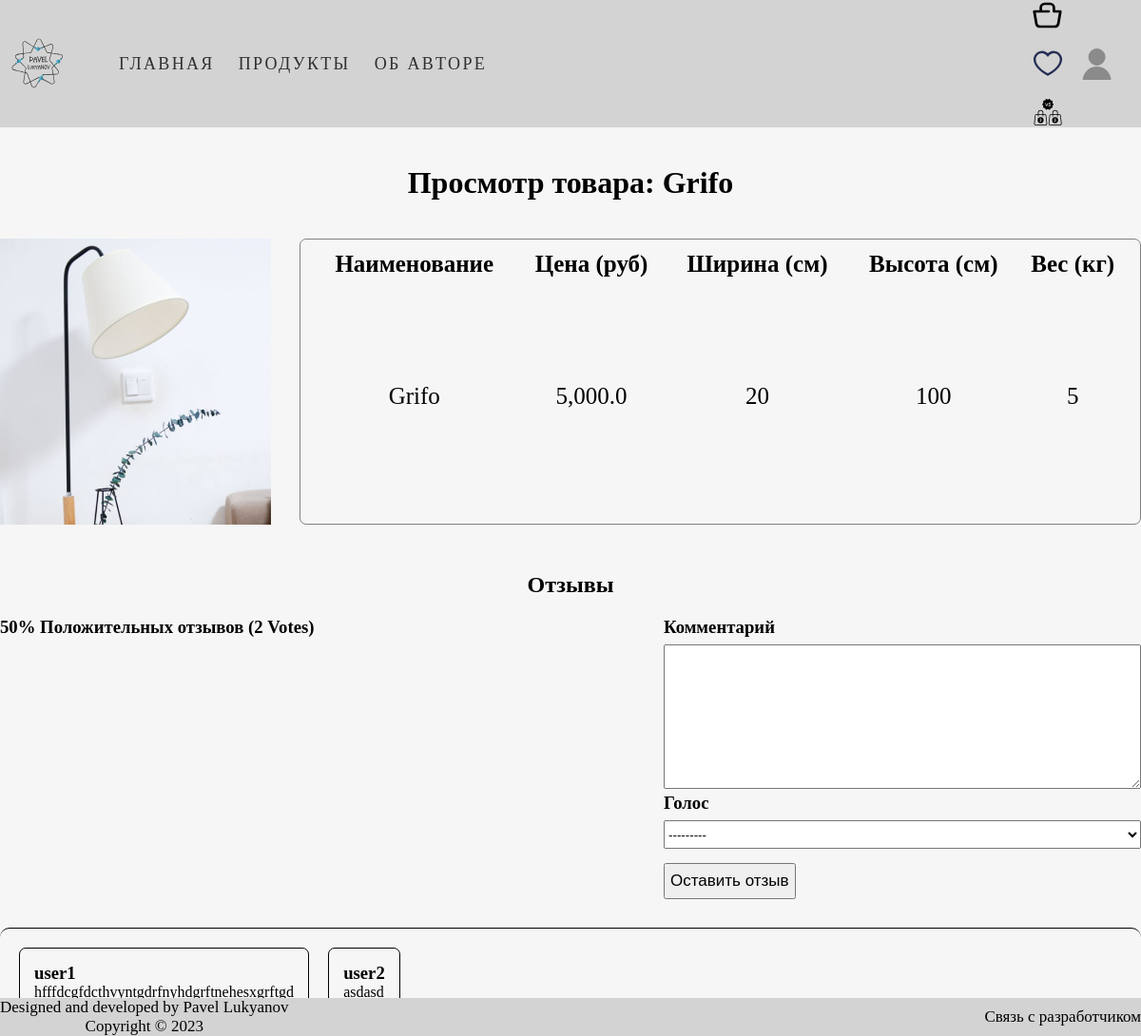
The page /products/product/8/grifo (signed in) on the database its author committed.
### main_page/models.py (models this page shows, shortened)
class Menu(models.Model):
    title = models.CharField(max_length=50)
    url = models.CharField(max_length=100)
    class Meta:
        verbose_name = 'Меню'
        verbose_name_plural = 'Меню'

class Product(models.Model):
    category = models.ForeignKey(Category, on_delete=models.CASCADE, null=True,
                                 verbose_name='Категория')
    name = models.CharField(max_length=50, db_index=True, verbose_name='Наименование', null=True)
    slug = models.SlugField(max_length=100, db_index=True, null=True, verbose_name='Слаг')
    description = models.TextField(max_length=350, verbose_name='Описание', null=True)
    img = models.ImageField(upload_to='main_page/images', verbose_name='Изображение', null=True)
    width = models.CharField(max_length=10, verbose_name='Ширина (см)', null=True)
    height = models.CharField(max_length=10, verbose_name='Высота (см)', null=True)
    weight = models.CharField(max_length=10, verbose_name='Вес (кг)', null=True)
    price = models.FloatField(max_length=6, verbose_name='Цена (руб)', null=True)
    discount_price = models.CharField(max_length=10, null=True, verbose_name='Цена со скидкой')
    start_date = models.DateTimeField(null=True, blank=True, verbose_name='Дата старта распродажи')
    end_date = models.DateTimeField(null=True, blank=True, verbose_name='Дата окончания распродажи')
    availability_status = models.ForeignKey(ProductAvailability, on_delete=models.CASCADE, null=True, verbose_name='Наличие')
    reviewer = models.ForeignKey(Profile, on_delete=models.CASCADE, null=True, blank=True)
    vote_total = models.IntegerField(default=0, null=True, blank=True)
    vote_ratio = models.IntegerField(default=0, null=True, blank=True)
    created = models.DateTimeField(auto_now_add=True, null=True)
    updated = models.DateTimeField(auto_now=True, null=True)
    cart_prods = models.ForeignKey(ShoppingCart, on_delete=models.CASCADE, null=True)
    class Meta:
        ordering = ('name', '-vote_ratio', '-vote_total')
        index_together = ('id', 'slug',)
        verbose_name = 'Товар'
        verbose_name_plural = 'Товары'
    def reviewers(self):
        queryset = self.review_set.all().values_list('reviewer_id', flat=True)
        return queryset

class Review(models.Model):
    VOTE_TYPE = (
        ('За', 'За'),
        ('Против', 'Против')
    )
    owner = models.ForeignKey(Profile, on_delete=models.CASCADE, verbose_name='Автор')
    product = models.ForeignKey(Product, on_delete=models.CASCADE, verbose_name='Отзыв на')
    body = models.TextField(null=True, blank=True, verbose_name='Комментарий')
    value = models.CharField(max_length=200, choices=VOTE_TYPE, verbose_name='Голос', null=True)
    created = models.DateTimeField(auto_now_add=True, verbose_name='Создан')
    class Meta:
        verbose_name = 'Отзыв'
        verbose_name_plural = 'Отзывы'
        unique_together = [['owner', 'product'], ]

### users/models.py (models this page shows, shortened)
class Profile(models.Model):
    user = models.OneToOneField(User, on_delete=models.CASCADE, blank=True, null=True)
    name = models.CharField(max_length=100, blank=True, null=True)
    username = models.CharField(max_length=100, blank=True, null=True)
    email = models.EmailField(max_length=100, blank=True, null=True)
    created = models.DateTimeField(auto_now_add=True)

### main_page/views.py (the view, shortened to what this page needs)
# urls.py: path('product/<int:prod_id>/<slug:slug>', views.product_detail, name='product_detail'),
@login_required
def product_detail(request, prod_id, slug):
    menu = Menu.objects.all()
    product = get_object_or_404(Product, id=prod_id, slug=slug)
    if request.method == 'GET':
        if request.user.is_staff or request.user.is_superuser:
            form_prod = ProductForm(instance=product)
            return render(request, 'main_page/edit_prod.html', {'product': product, 'form_prod': form_prod, 'menu': menu})
        else:
            form_review = ReviewForm(request.GET)
            return render(request, 'main_page/view_prod.html', {'product': product, 'form_review': form_review, 'menu': menu})

### main_page/forms.py
class ReviewForm(ModelForm):
    class Meta:
        model = Review
        fields = ['body', 'value']
    def __init__(self, *args, **kwargs):
        super().__init__(*args, **kwargs)
        for field in self.fields.values():
            field.widget.attrs.update({'class': 'input'})

### templates/main_page/view_prod.html (shortened to what this page needs)
{% extends 'main_page/base.html' %}
{% load static %}
{% block css %}
    <link rel="stylesheet" href="{% static 'css/view_prod.css' %}">
{% endblock %}
{% block content %}
    <h1>Просмотр товара: <b>{{ product.name }}</b></h1>
    <section class="content">
        <div class="view-product">
            <img src="{{ product.img.url }}" alt="">
            <table class="specific-product-table">
                <thead>
                <tr class="row-titles">
                    <th class="product-name">Наименование</th>
                    <th class="product-price">Цена (руб)</th>
                    <th class="product-width">Ширина (см)</th>
                    <th class="product-height">Высота (см)</th>
                    <th class="product-weight">Вес (кг)</th>
                </tr>
                </thead>
                <tbody>
                <tr>
                    <td><p>{{ product.name }}</p></td>
                    <td><p>{{ product.price }}</p></td>
                    <td><p>{{ product.width }}</p></td>
                    <td><p>{{ product.height }}</p></td>
                    <td><p>{{ product.weight }}</p></td>
                </tr>
                </tbody>
            </table>
        </div>
    </section>
    <section class="feedback-content">
        <h2 class="container">Отзывы</h2>
        <div class="feedback_info container">
            <h3 class="feedback-rating">
                {{ product.vote_ratio }}% Положительных отзывов
                ({{ product.vote_total }} Vote{{ product.vote_total | pluralize:'s' }})
            </h3>
            <div class="create-feedback">
                {% if request.user.profile.id in product.reviewers %}
                    <p>Вы уже оставили свой отзыв на этот продукт</p>
                {% elif request.user.is_authenticated %}
                    <form class="form" action="{% url 'main_page:product_detail' product.id product.slug %}" method="POST">
                        {% for field in form_review %}
                            <div class="form_field">
                                <h3>{{ field.label }}</h3>
                                <p>{{ field }}</p>
                            </div>
                        {% endfor %}
                        <div class="leave-button">
                            <button class="leave-review-btn" type="submit">Оставить отзыв</button>
                        </div>
                    </form>
                {% else %}
                    <a href="{% url 'login' %}"></a>
                {% endif %}
            </div>
        </div>
        <div class="feedback-wrapper container">
            <div class="feedbacks-tape">
                {% for review in product.review_set.all %}
                    {% if review.body %}
                        <div class="feedback__item">
                            <div class="name-block">
                                <h3>{{ review.owner.username }}</h3>
                            </div>
                            <div class="feedback-block">
                                <p>{{ review.body | linebreaksbr }}</p>
                            </div>
                        </div>
                    {% endif %}
                {% endfor %}
            </div>
        </div>
    </section>
{% endblock %}

### templates/main_page/base.html (shortened to what this page needs)
<!DOCTYPE html>
{% load static %}
<html lang="en">
<head>
    <link rel="stylesheet" href="{% static 'css/base.css' %}">
    {% block css %} {% endblock %}
</head>
<body>
    <header class="page-header">
        <div class="page-header__wrapper container">
            <nav class="site-nav page-header__site-nav">
                <div class="page-header__logo">
                    <a href="{% url 'main_page:index' %}">
                        <img src="{% static 'main_page/my_logo.svg' %}" width="80" height="80" alt="Логотип автора">
                    </a>
                </div>
                <ul class="site-nav__list">
                    {% for item in menu %}
                        <li class="site-nav__item"><a href="{{ item.url }}">{{ item.title }}</a></li>
                    {% endfor %}
                </ul>
            </nav>
            <div class="user-nav__user-block">
                {% if user.is_authenticated %}
                    <div class="user-nav__shop_block">
                        <a href="{% url 'cart:cart' %}"><img src="{% static 'main_page/shop_cart.svg' %}"
                                                             height="32" width="33" alt="Корзина товаров">
                        </a>
                        <a href="{% url 'favourites:all_products' %}"><img src="{% static 'main_page/favourites-icon.svg' %}"
                                                                           width="32" height="33" alt="Избранное">
                        </a>
                        <a href="{% url 'compare:all_compare' %}"><img src="{% static 'main_page/compare.svg' %}"
                                                                           width="32" height="33" alt="Избранное">
                        </a>
                    </div>
                    <div class="user-nav__profile">
                        <a class="user-nav__logo" id="user-icon" href="{% url 'main_page:index' %}">
                            <img src="{% static 'main_page/user_logo.svg' %}"
                                 width="32" height="33" alt="Пользователь">
                        </a>
                    </div>
                {% else %}
                    <ul class="user-nav__user-auth">
                        <li><a href="{% url 'signup' %}">Зарегистрироваться</a></li>
                        <li><a href="{% url 'login' %}">Войти</a></li>
                    </ul>
                {% endif %}
            </div>
        </div>
    </header>
    {% block content %}
    {% endblock %}
    <footer class="basement-content">
        <div class="footer container">
            <div class="info-line">
                <div class="rights">
                    <p>Designed and developed by Pavel Lukyanov</p>
                    <p>Copyright © 2023</p>
                </div>
                <div class="info-line__menu">
                    <a class="top-line__menu-item" href="https://t.me/Lukianov08">Связь с разработчиком</a>
                </div>
            </div>
        </div>
    </footer>
</body>
</html>

### main_page/static/css/base.css (style rules this page uses)
body { height: 100%; padding: 0; margin: 0; background-color: #f6f6f6; }
h1, h2, h3, p { margin: 0; padding: 0; }
.container { max-width: 1200px; min-width: 320px; margin: 0 auto; box-sizing: border-box }
a { text-decoration: none; color: black; cursor: pointer; }
.page-header { position: sticky; top: 0; }
ul { margin: 0; padding: 0; }
.page-header { background-color: lightgray; }
.page-header__logo { display: inline-block; padding-top: 5px; }
.page-header__wrapper { display: flex; flex-wrap: wrap; justify-content: space-between; align-items: center; }
.page-header__site-nav { display: flex; align-items: center; }
.site-nav__list { display: flex; margin-left: 20px; list-style: none; }
.site-nav__item, .user-nav__logo { margin: 15px 0 15px 0; padding-left: 25px; }
.site-nav__item a { font-size: 18px; line-height: 19px; color: #303032; text-transform: uppercase; letter-spacing: .13em; }
.user-nav__user-block { display: flex; align-items: center; }
.user-nav__logo { margin: 0; padding: 0; }
.user-nav__profile { display: flex; justify-content: center; flex-direction: column; align-items: center; margin-right: 30px; }
.user-nav__profile { position: relative; display: block; }
.user-nav__shop_block { position: relative; margin-right: 20px; }
.user-nav__shop_block a:not(:last-child) { margin-right: 20px; }
.basement-content { position: absolute; bottom: 0; width: 100%; margin-top: 40px; background-color: #d3d3d3; }
.info-line { display: flex; justify-content: space-between; align-items: center; font-size: 17px; }
.rights p { text-align: center; font-weight: 400; }

### main_page/static/css/view_prod.css (style rules this page uses)
* { margin: 0; padding: 0; }
h1 { text-align: center; padding: 40px 0 40px 0; }
.content { max-width: 1200px; margin: auto; font-size: 25px; }
.view-product { display: flex; }
a { text-decoration: none; color: black; cursor: pointer; }
img { display: block; margin: auto; }
.specific-product-table { width: 100%; margin: 0 0 0 30px; padding: 10px; text-align: center; border: 1px solid rgb(128, 128, 128); border-radius: 7px; }
.feedback-content { margin-top: 50px; }
.feedback-content h2 { text-align: center; padding: 0 0 20px 0; }
.feedback_info { display: flex; justify-content: space-between; }
.feedback-rating { text-align: center; padding-bottom: 10px; }
.form_field label, select { width: 100%; }
.form_field h3 { padding: 0 0 7px 0; }
.form_field textarea { width: 500px; }
.form_field select { height: 30px; }
.leave-button { margin-top: 15px; }
.leave-review-btn { padding: 7px 5px 7px 5px; font-size: 17px; }
.feedback-wrapper { margin-top: 30px; padding: 20px; border-top: 1px solid black; border-bottom: 1px solid black; border-radius: 10px; }
.feedbacks-tape { display: flex; flex-wrap: wrap; }
.feedback__item { border: 1px solid black; padding: 15px; border-radius: 7px; margin-right: 20px; }

### rows shown on the page
Menu: title "ГЛАВНАЯ"
Menu: title "ПРОДУКТЫ"
Menu: title "ОБ АВТОРЕ"
Product: name "Grifo", img (picture), price "5,000.0", width "20", height "100", weight "5", vote_ratio "50", vote_total "2", vote_total|pluralize "s"
Review: owner.username "user1", body "hfffdcgfdcthvyntgdrfnyhdgrftnehesxgrftgd"
Review: owner.username "user2", body "asdasd"

### other values the page prints
{{ field.label }} "Комментарий" "Голос"
